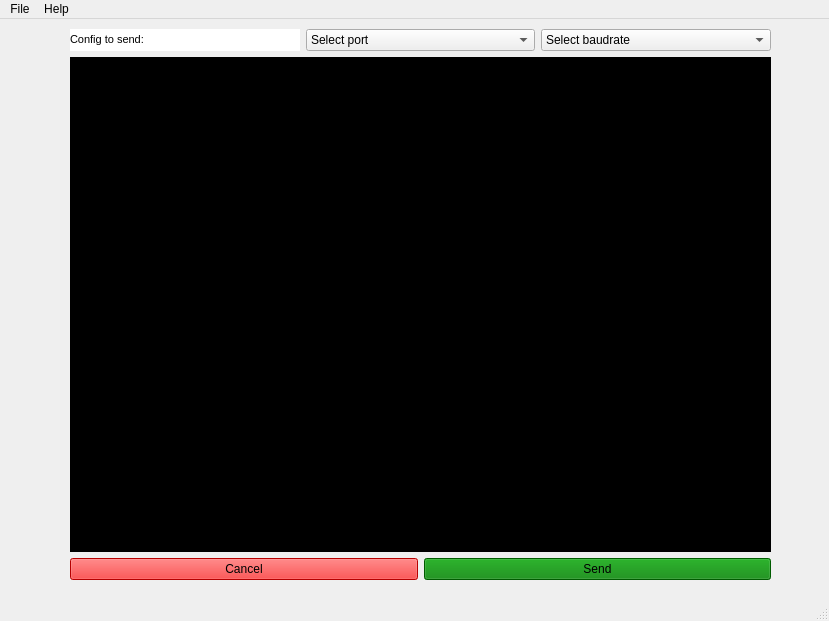
<?xml version="1.0" encoding="UTF-8"?>
<ui version="4.0">
 <class>MainWindow</class>
 <widget class="QMainWindow" name="MainWindow">
  <property name="geometry">
   <rect>
    <x>0</x>
    <y>0</y>
    <width>829</width>
    <height>621</height>
   </rect>
  </property>
  <property name="windowTitle">
   <string>EasyTemperature</string>
  </property>
  <property name="autoFillBackground">
   <bool>false</bool>
  </property>
  <property name="styleSheet">
   <string notr="true">background-image:url(:/nowyPrzedrostek/background.jpg);
background-repeat: no-repeat;
background-position: center;
</string>
  </property>
  <widget class="QWidget" name="centralwidget">
   <widget class="QWidget" name="verticalLayoutWidget">
    <property name="geometry">
     <rect>
      <x>70</x>
      <y>10</y>
      <width>701</width>
      <height>551</height>
     </rect>
    </property>
    <layout class="QVBoxLayout" name="verticalLayout">
     <item>
      <layout class="QVBoxLayout" name="verticalLayout_2">
       <item>
        <layout class="QHBoxLayout" name="horizontalLayout_2">
         <item>
          <layout class="QHBoxLayout" name="horizontalLayout">
           <item>
            <widget class="QLabel" name="fileinfo">
             <property name="font">
              <font>
               <pointsize>8</pointsize>
              </font>
             </property>
             <property name="styleSheet">
              <string notr="true">color:black;	
background:white;</string>
             </property>
             <property name="text">
              <string>Config to send:</string>
             </property>
             <property name="textInteractionFlags">
              <set>Qt::LinksAccessibleByMouse|Qt::TextSelectableByMouse</set>
             </property>
            </widget>
           </item>
           <item>
            <widget class="QComboBox" name="COMbox">
             <item>
              <property name="text">
               <string>Select port</string>
              </property>
             </item>
            </widget>
           </item>
           <item>
            <widget class="QComboBox" name="baudBox">
             <item>
              <property name="text">
               <string>Select baudrate</string>
              </property>
             </item>
             <item>
              <property name="text">
               <string>1200</string>
              </property>
             </item>
             <item>
              <property name="text">
               <string>2400</string>
              </property>
             </item>
             <item>
              <property name="text">
               <string>4800</string>
              </property>
             </item>
             <item>
              <property name="text">
               <string>9600</string>
              </property>
             </item>
             <item>
              <property name="text">
               <string>19200</string>
              </property>
             </item>
             <item>
              <property name="text">
               <string>38400</string>
              </property>
             </item>
             <item>
              <property name="text">
               <string>57600</string>
              </property>
             </item>
             <item>
              <property name="text">
               <string>115200</string>
              </property>
             </item>
             <item>
              <property name="text">
               <string>230400</string>
              </property>
             </item>
             <item>
              <property name="text">
               <string>460800</string>
              </property>
             </item>
             <item>
              <property name="text">
               <string>921600</string>
              </property>
             </item>
            </widget>
           </item>
          </layout>
         </item>
        </layout>
       </item>
      </layout>
     </item>
     <item>
      <widget class="QTextEdit" name="textEdit">
       <property name="styleSheet">
        <string notr="true">color:green;
background:black;</string>
       </property>
      </widget>
     </item>
     <item>
      <layout class="QHBoxLayout" name="horizontalLayout_4">
       <item>
        <widget class="QPushButton" name="CancelButton">
         <property name="styleSheet">
          <string notr="true">background:red;	</string>
         </property>
         <property name="text">
          <string>Cancel</string>
         </property>
        </widget>
       </item>
       <item>
        <widget class="QPushButton" name="SendButton">
         <property name="styleSheet">
          <string notr="true">background:green;</string>
         </property>
         <property name="text">
          <string>Send</string>
         </property>
        </widget>
       </item>
      </layout>
     </item>
    </layout>
   </widget>
  </widget>
  <widget class="QMenuBar" name="menubar">
   <property name="geometry">
    <rect>
     <x>0</x>
     <y>0</y>
     <width>829</width>
     <height>21</height>
    </rect>
   </property>
   <widget class="QMenu" name="menuFile">
    <property name="title">
     <string>File</string>
    </property>
    <addaction name="actionNew"/>
    <addaction name="actionLoad"/>
    <addaction name="actionSave"/>
    <addaction name="actionExit"/>
    <addaction name="actionSave_as"/>
    <addaction name="actionSend_config"/>
   </widget>
   <widget class="QMenu" name="menuHelp">
    <property name="title">
     <string>Help</string>
    </property>
    <addaction name="actionVersion"/>
    <addaction name="actionAuthor"/>
    <addaction name="actionHow_to_use"/>
   </widget>
   <addaction name="menuFile"/>
   <addaction name="menuHelp"/>
  </widget>
  <widget class="QStatusBar" name="statusbar"/>
  <action name="actionNew">
   <property name="text">
    <string>New</string>
   </property>
  </action>
  <action name="actionLoad">
   <property name="text">
    <string>Load</string>
   </property>
  </action>
  <action name="actionSave">
   <property name="text">
    <string>Save</string>
   </property>
  </action>
  <action name="actionExit">
   <property name="text">
    <string>Exit</string>
   </property>
  </action>
  <action name="actionVersion">
   <property name="text">
    <string>Version</string>
   </property>
  </action>
  <action name="actionAuthor">
   <property name="text">
    <string>Author</string>
   </property>
  </action>
  <action name="actionHow_to_use">
   <property name="text">
    <string>How to use?</string>
   </property>
  </action>
  <action name="actionSave_as">
   <property name="text">
    <string>Save as</string>
   </property>
  </action>
  <action name="actionSend_config">
   <property name="text">
    <string>Send config</string>
   </property>
  </action>
 </widget>
 <resources>
  <include location="css/resources.qrc"/>
 </resources>
 <connections/>
</ui>
